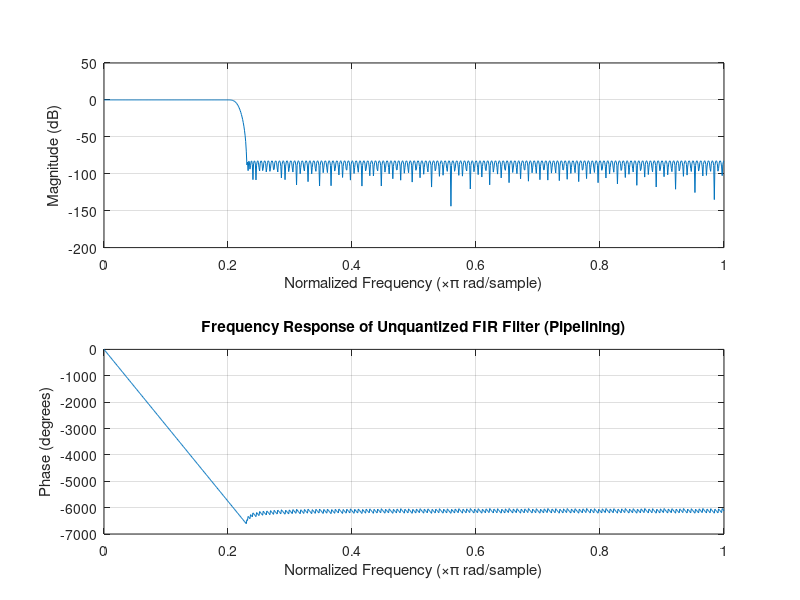
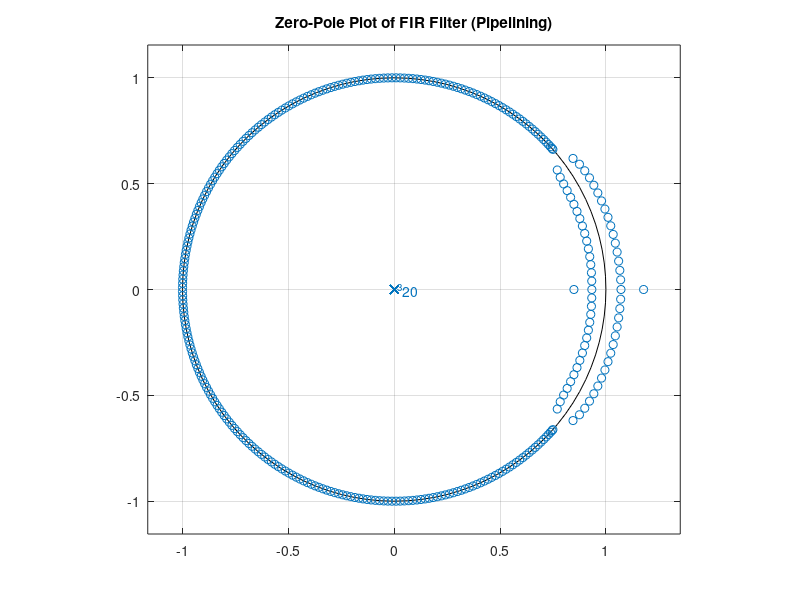
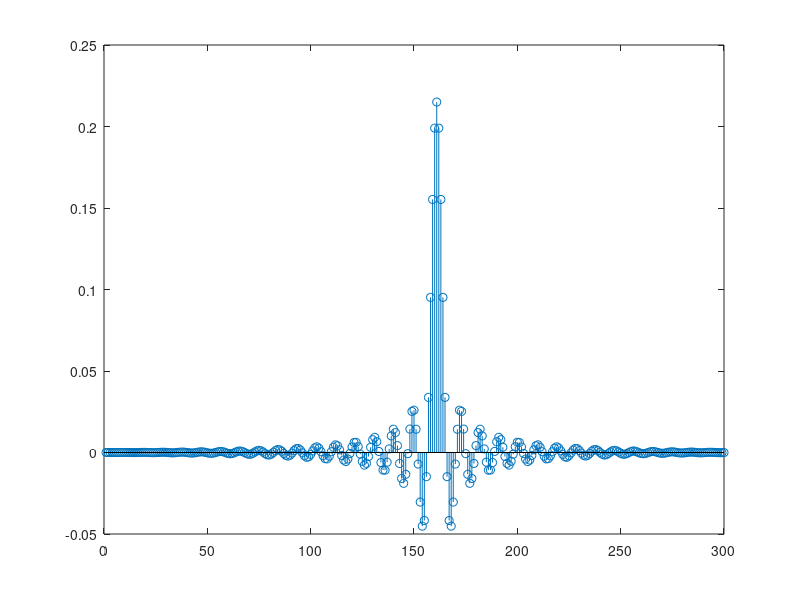
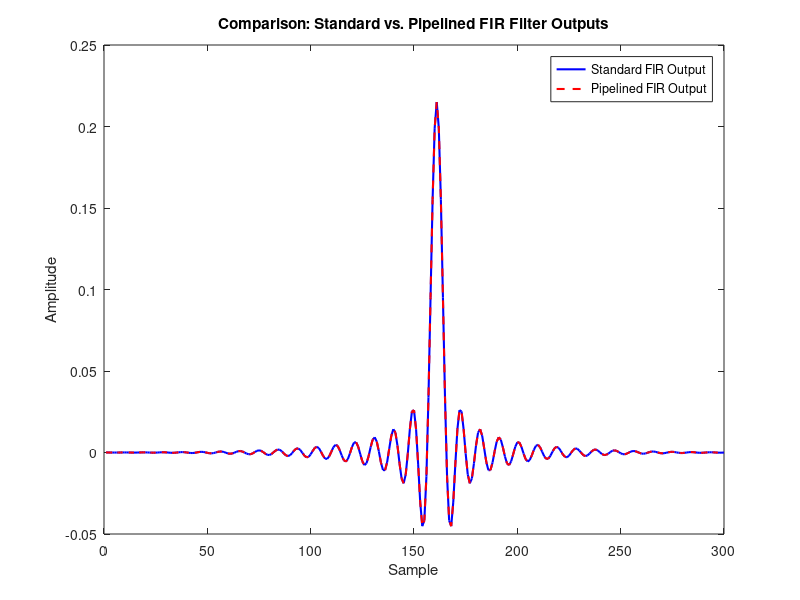

Source code (MATLAB) for these figures, in order: (Note: this script raises an error after producing the figures.)
%% FIR Filter Design & Pipelined Simulation
% This script designs a 320-tap low-pass FIR filter using firpm and 
% simulates a pipelined implementation by partitioning the FIR filter
% into segments and delaying each segment’s convolution accordingly.

clear; close all; clc;

%% Filter Design
% Filter specifications
nTaps = 320;                % Number of taps
f = [0 0.2 0.23 1];         % Normalized frequency bands (0 corresponds to 0 rad/sample, 1 to π rad/sample)
a = [1 1 0 0];

% Design the FIR filter using the equiripple (Parks-McClellan) algorithm
b = firpm(nTaps, f, a);

% Plot filter responses
figure;
freqz(b, 1, 1024);
title('Frequency Response of Unquantized FIR Filter (Pipelining)');

figure;
zplane(b, 1);
title('Zero-Pole Plot of FIR Filter (Pipelining)');

figure;
stem(b, 'filled');
title('Impulse Response of FIR Filter (Pipelining)');
xlabel('Tap Index');
ylabel('Amplitude');

%% Pipelined FIR Filtering Simulation
% Generate a sample input signal (e.g., a random signal)
% x = randn(1, 500);
% Suppose b is your filter coefficient vector (length 321)
x = zeros(1,300);  % 300 samples
x(1) = 1;         % impulse at the first sample
y_matlab = filter(b, 1, x);
stem(y_matlab);


% Partition the filter coefficients into a number of segments (stages)
numStages = 4;
stageLen = ceil(length(b) / numStages);

% Initialize the pipelined output vector
y_pipeline = zeros(1, length(x));

% Process each stage: filter the input with the stage’s coefficients,
% delay the output by the stage’s starting index offset, and sum the results.
for stage = 1:numStages
    start_index = (stage - 1) * stageLen + 1;
    end_index = min(stage * stageLen, length(b));
    seg = b(start_index:end_index);
    
    % Compute the partial FIR output for this segment
    y_partial = filter(seg, 1, x);
    
    % Delay the partial output by (start_index - 1) samples to mimic the pipeline delay
    delay = start_index - 1;
    y_partial_delayed = [zeros(1, delay), y_partial];
    y_partial_delayed = y_partial_delayed(1:length(x)); % Truncate to match the input length
    
    % Sum the delayed partial output to form the overall pipelined output
    y_pipeline = y_pipeline + y_partial_delayed;
end

% Compute the standard FIR filter output for reference
y_standard = filter(b, 1, x);

% Plot and compare the outputs
figure;
plot(y_standard, 'b', 'LineWidth', 1.5); hold on;
plot(y_pipeline, 'r--', 'LineWidth', 1.5);
legend('Standard FIR Output', 'Pipelined FIR Output');
title('Comparison: Standard vs. Pipelined FIR Filter Outputs');
xlabel('Sample'); ylabel('Amplitude');

%% Export Quantized FIR Coefficients as a Plain Text File with Binary Two's Complement Data

% Get the directory where this script is located (or fallback to current folder)
fullPath = mfilename('/Users/julianedelman/Desktop/ECSE_6680/PROJECT');
if isempty(fullPath)
    scriptDir = pwd;
else
    [scriptDir, ~, ~] = fileparts(fullPath);
end
textFilePath = fullfile(scriptDir, 'fir_coefficients.txt');  % Changed filename extension

% Quantize coefficients using a fixed-point type (e.g., Q1.15 format, 16-bit)
T = numerictype(1, 16, 15);
b_fixed = fi(b, T);

% Extract the integer representation of coefficients (they are in two's complement)
coeff = b_fixed.int;
numCoeffs = length(coeff);
wordWidth = 16; % Adjust as needed

% Convert each coefficient to a binary string (two's complement)
% dec2bin only works for non-negative numbers, so if negative, add 2^wordWidth.
binaryCoeffs = cell(numCoeffs, 1);
for i = 1:numCoeffs
    value = coeff(i);
    if value < 0
        value = value + 2^wordWidth;
    end
    binaryCoeffs{i} = dec2bin(value, wordWidth);
end

% Open the plain text file for writing
fileID = fopen(textFilePath, 'w');
if fileID == -1
    error('Failed to open file for writing. Check your permissions or directory.');
end

% Write each coefficient on a new line (no header or addressing)
for i = 1:numCoeffs
    fprintf(fileID, '%s\n', binaryCoeffs{i});
end

fclose(fileID);

disp(['Plain text file saved to: ', textFilePath]);
